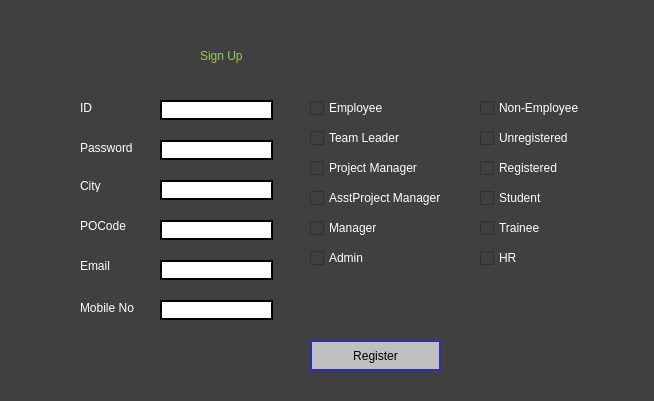
<?xml version="1.0" encoding="UTF-8"?>
<ui version="4.0">
 <class>Dialog</class>
 <widget class="QDialog" name="Dialog">
  <property name="geometry">
   <rect>
    <x>0</x>
    <y>0</y>
    <width>654</width>
    <height>401</height>
   </rect>
  </property>
  <property name="windowTitle">
   <string>Dialog</string>
  </property>
  <property name="styleSheet">
   <string notr="true">background-color: rgb(64, 64, 64);</string>
  </property>
  <widget class="QLineEdit" name="t_loginid">
   <property name="geometry">
    <rect>
     <x>160</x>
     <y>100</y>
     <width>113</width>
     <height>20</height>
    </rect>
   </property>
   <property name="styleSheet">
    <string notr="true">font: 75 11pt &quot;나눔명조 ExtraBold&quot;;
color: rgb(0, 0, 0);
background-color: rgb(255, 255, 255);
border: 1.7px solid black;</string>
   </property>
   <property name="clearButtonEnabled">
    <bool>true</bool>
   </property>
  </widget>
  <widget class="QCheckBox" name="NonEmployee_check">
   <property name="geometry">
    <rect>
     <x>480</x>
     <y>100</y>
     <width>121</width>
     <height>16</height>
    </rect>
   </property>
   <property name="styleSheet">
    <string notr="true">font: 75 11pt &quot;나눔명조 ExtraBold&quot;;
color: rgb(255, 255, 255);
background-color: rgb(64, 64, 64);</string>
   </property>
   <property name="text">
    <string>Non-Employee</string>
   </property>
  </widget>
  <widget class="QCheckBox" name="Registered_check">
   <property name="geometry">
    <rect>
     <x>480</x>
     <y>160</y>
     <width>81</width>
     <height>16</height>
    </rect>
   </property>
   <property name="styleSheet">
    <string notr="true">font: 75 11pt &quot;나눔명조 ExtraBold&quot;;
color: rgb(255, 255, 255);
background-color: rgb(64, 64, 64);</string>
   </property>
   <property name="text">
    <string>Registered</string>
   </property>
  </widget>
  <widget class="QLineEdit" name="t_email">
   <property name="geometry">
    <rect>
     <x>160</x>
     <y>260</y>
     <width>113</width>
     <height>20</height>
    </rect>
   </property>
   <property name="styleSheet">
    <string notr="true">font: 75 11pt &quot;나눔명조 ExtraBold&quot;;
color: rgb(0, 0, 0);
background-color: rgb(255, 255, 255);
border: 1.7px solid black;</string>
   </property>
   <property name="clearButtonEnabled">
    <bool>true</bool>
   </property>
  </widget>
  <widget class="QCheckBox" name="Trainee_check">
   <property name="geometry">
    <rect>
     <x>480</x>
     <y>220</y>
     <width>81</width>
     <height>16</height>
    </rect>
   </property>
   <property name="styleSheet">
    <string notr="true">font: 75 11pt &quot;나눔명조 ExtraBold&quot;;
color: rgb(255, 255, 255);
background-color: rgb(64, 64, 64);</string>
   </property>
   <property name="text">
    <string>Trainee</string>
   </property>
  </widget>
  <widget class="QPushButton" name="btn_register">
   <property name="geometry">
    <rect>
     <x>310</x>
     <y>340</y>
     <width>131</width>
     <height>31</height>
    </rect>
   </property>
   <property name="styleSheet">
    <string notr="true">font: 75 11pt &quot;나눔명조 ExtraBold&quot;;

border: 1.7px solid rgb(45, 45, 185);
background-color: rgb(191, 191, 191);</string>
   </property>
   <property name="text">
    <string>Register</string>
   </property>
   <property name="checkable">
    <bool>false</bool>
   </property>
  </widget>
  <widget class="QCheckBox" name="Student_check">
   <property name="geometry">
    <rect>
     <x>480</x>
     <y>190</y>
     <width>81</width>
     <height>16</height>
    </rect>
   </property>
   <property name="styleSheet">
    <string notr="true">font: 75 11pt &quot;나눔명조 ExtraBold&quot;;
color: rgb(255, 255, 255);
background-color: rgb(64, 64, 64);</string>
   </property>
   <property name="text">
    <string>Student</string>
   </property>
  </widget>
  <widget class="QCheckBox" name="TeamLeader_check">
   <property name="geometry">
    <rect>
     <x>310</x>
     <y>130</y>
     <width>131</width>
     <height>16</height>
    </rect>
   </property>
   <property name="styleSheet">
    <string notr="true">font: 75 11pt &quot;나눔명조 ExtraBold&quot;;
color: rgb(255, 255, 255);
background-color: rgb(64, 64, 64);</string>
   </property>
   <property name="text">
    <string>Team Leader</string>
   </property>
  </widget>
  <widget class="QCheckBox" name="AsstProjectManager_check">
   <property name="geometry">
    <rect>
     <x>310</x>
     <y>190</y>
     <width>161</width>
     <height>16</height>
    </rect>
   </property>
   <property name="styleSheet">
    <string notr="true">font: 75 11pt &quot;나눔명조 ExtraBold&quot;;
color: rgb(255, 255, 255);
background-color: rgb(64, 64, 64);</string>
   </property>
   <property name="text">
    <string>AsstProject Manager</string>
   </property>
  </widget>
  <widget class="QLabel" name="l_code">
   <property name="geometry">
    <rect>
     <x>80</x>
     <y>220</y>
     <width>56</width>
     <height>12</height>
    </rect>
   </property>
   <property name="styleSheet">
    <string notr="true">font: 75 11pt &quot;나눔명조 ExtraBold&quot;;
color: rgb(255, 255, 255);
background-color: rgb(64, 64, 64);</string>
   </property>
   <property name="text">
    <string>POCode</string>
   </property>
  </widget>
  <widget class="QCheckBox" name="Unregistered_check">
   <property name="geometry">
    <rect>
     <x>480</x>
     <y>130</y>
     <width>101</width>
     <height>16</height>
    </rect>
   </property>
   <property name="styleSheet">
    <string notr="true">font: 75 11pt &quot;나눔명조 ExtraBold&quot;;
color: rgb(255, 255, 255);
background-color: rgb(64, 64, 64);</string>
   </property>
   <property name="text">
    <string>Unregistered</string>
   </property>
  </widget>
  <widget class="QLineEdit" name="t_password">
   <property name="geometry">
    <rect>
     <x>160</x>
     <y>140</y>
     <width>113</width>
     <height>20</height>
    </rect>
   </property>
   <property name="styleSheet">
    <string notr="true">font: 75 11pt &quot;나눔명조 ExtraBold&quot;;
color: rgb(0, 0, 0);
background-color: rgb(255, 255, 255);
border: 1.7px solid black;</string>
   </property>
   <property name="clearButtonEnabled">
    <bool>true</bool>
   </property>
  </widget>
  <widget class="QLabel" name="title">
   <property name="geometry">
    <rect>
     <x>200</x>
     <y>30</y>
     <width>141</width>
     <height>51</height>
    </rect>
   </property>
   <property name="styleSheet">
    <string notr="true">font: 75 30pt &quot;나눔명조 ExtraBold&quot;;

color: rgb(146, 208, 80);
background-color: rgb(64, 64, 64);</string>
   </property>
   <property name="text">
    <string>Sign Up</string>
   </property>
  </widget>
  <widget class="QLabel" name="l_city">
   <property name="geometry">
    <rect>
     <x>80</x>
     <y>180</y>
     <width>56</width>
     <height>12</height>
    </rect>
   </property>
   <property name="styleSheet">
    <string notr="true">font: 75 11pt &quot;나눔명조 ExtraBold&quot;;
color: rgb(255, 255, 255);
background-color: rgb(64, 64, 64);</string>
   </property>
   <property name="text">
    <string>City</string>
   </property>
  </widget>
  <widget class="QLabel" name="l_id">
   <property name="geometry">
    <rect>
     <x>80</x>
     <y>100</y>
     <width>71</width>
     <height>16</height>
    </rect>
   </property>
   <property name="styleSheet">
    <string notr="true">font: 75 11pt &quot;나눔명조 ExtraBold&quot;;
color: rgb(255, 255, 255);
background-color: rgb(64, 64, 64);</string>
   </property>
   <property name="text">
    <string>ID</string>
   </property>
  </widget>
  <widget class="QLabel" name="l_mail">
   <property name="geometry">
    <rect>
     <x>80</x>
     <y>260</y>
     <width>56</width>
     <height>12</height>
    </rect>
   </property>
   <property name="styleSheet">
    <string notr="true">font: 75 11pt &quot;나눔명조 ExtraBold&quot;;
color: rgb(255, 255, 255);
background-color: rgb(64, 64, 64);</string>
   </property>
   <property name="text">
    <string>Email</string>
   </property>
  </widget>
  <widget class="QLabel" name="l_pw">
   <property name="geometry">
    <rect>
     <x>80</x>
     <y>140</y>
     <width>71</width>
     <height>16</height>
    </rect>
   </property>
   <property name="styleSheet">
    <string notr="true">font: 75 11pt &quot;나눔명조 ExtraBold&quot;;
color: rgb(255, 255, 255);
background-color: rgb(64, 64, 64);</string>
   </property>
   <property name="text">
    <string>Password</string>
   </property>
  </widget>
  <widget class="QCheckBox" name="Projectmanager_check">
   <property name="geometry">
    <rect>
     <x>310</x>
     <y>160</y>
     <width>141</width>
     <height>16</height>
    </rect>
   </property>
   <property name="styleSheet">
    <string notr="true">font: 75 11pt &quot;나눔명조 ExtraBold&quot;;
color: rgb(255, 255, 255);
background-color: rgb(64, 64, 64);</string>
   </property>
   <property name="text">
    <string>Project Manager</string>
   </property>
  </widget>
  <widget class="QCheckBox" name="HR_check">
   <property name="geometry">
    <rect>
     <x>480</x>
     <y>250</y>
     <width>81</width>
     <height>16</height>
    </rect>
   </property>
   <property name="styleSheet">
    <string notr="true">font: 75 11pt &quot;나눔명조 ExtraBold&quot;;
color: rgb(255, 255, 255);
background-color: rgb(64, 64, 64);</string>
   </property>
   <property name="text">
    <string>HR</string>
   </property>
  </widget>
  <widget class="QCheckBox" name="Manager_check">
   <property name="geometry">
    <rect>
     <x>310</x>
     <y>220</y>
     <width>81</width>
     <height>16</height>
    </rect>
   </property>
   <property name="styleSheet">
    <string notr="true">font: 75 11pt &quot;나눔명조 ExtraBold&quot;;
color: rgb(255, 255, 255);
background-color: rgb(64, 64, 64);</string>
   </property>
   <property name="text">
    <string>Manager</string>
   </property>
  </widget>
  <widget class="QLabel" name="l_mobile">
   <property name="geometry">
    <rect>
     <x>80</x>
     <y>300</y>
     <width>81</width>
     <height>16</height>
    </rect>
   </property>
   <property name="styleSheet">
    <string notr="true">font: 75 11pt &quot;나눔명조 ExtraBold&quot;;
color: rgb(255, 255, 255);
background-color: rgb(64, 64, 64);</string>
   </property>
   <property name="text">
    <string>Mobile No</string>
   </property>
  </widget>
  <widget class="QLineEdit" name="t_pocode">
   <property name="geometry">
    <rect>
     <x>160</x>
     <y>220</y>
     <width>113</width>
     <height>20</height>
    </rect>
   </property>
   <property name="styleSheet">
    <string notr="true">font: 75 11pt &quot;나눔명조 ExtraBold&quot;;
color: rgb(0, 0, 0);
background-color: rgb(255, 255, 255);
border: 1.7px solid black;</string>
   </property>
   <property name="clearButtonEnabled">
    <bool>true</bool>
   </property>
  </widget>
  <widget class="QLineEdit" name="t_mobileno">
   <property name="geometry">
    <rect>
     <x>160</x>
     <y>300</y>
     <width>113</width>
     <height>20</height>
    </rect>
   </property>
   <property name="styleSheet">
    <string notr="true">font: 75 11pt &quot;나눔명조 ExtraBold&quot;;
color: rgb(0, 0, 0);
background-color: rgb(255, 255, 255);
border: 1.7px solid black;</string>
   </property>
   <property name="clearButtonEnabled">
    <bool>true</bool>
   </property>
  </widget>
  <widget class="QLineEdit" name="t_city">
   <property name="geometry">
    <rect>
     <x>160</x>
     <y>180</y>
     <width>113</width>
     <height>20</height>
    </rect>
   </property>
   <property name="styleSheet">
    <string notr="true">font: 75 11pt &quot;나눔명조 ExtraBold&quot;;
color: rgb(0, 0, 0);
background-color: rgb(255, 255, 255);
border: 1.7px solid black;</string>
   </property>
   <property name="clearButtonEnabled">
    <bool>true</bool>
   </property>
  </widget>
  <widget class="QCheckBox" name="Employee_check">
   <property name="geometry">
    <rect>
     <x>310</x>
     <y>100</y>
     <width>101</width>
     <height>16</height>
    </rect>
   </property>
   <property name="styleSheet">
    <string notr="true">font: 75 11pt &quot;나눔명조 ExtraBold&quot;;
color: rgb(255, 255, 255);
background-color: rgb(64, 64, 64);</string>
   </property>
   <property name="text">
    <string>Employee</string>
   </property>
  </widget>
  <widget class="QCheckBox" name="Admin_check">
   <property name="geometry">
    <rect>
     <x>310</x>
     <y>250</y>
     <width>81</width>
     <height>16</height>
    </rect>
   </property>
   <property name="styleSheet">
    <string notr="true">font: 75 11pt &quot;나눔명조 ExtraBold&quot;;
color: rgb(255, 255, 255);
background-color: rgb(64, 64, 64);</string>
   </property>
   <property name="text">
    <string>Admin</string>
   </property>
  </widget>
 </widget>
 <resources/>
 <connections/>
</ui>
